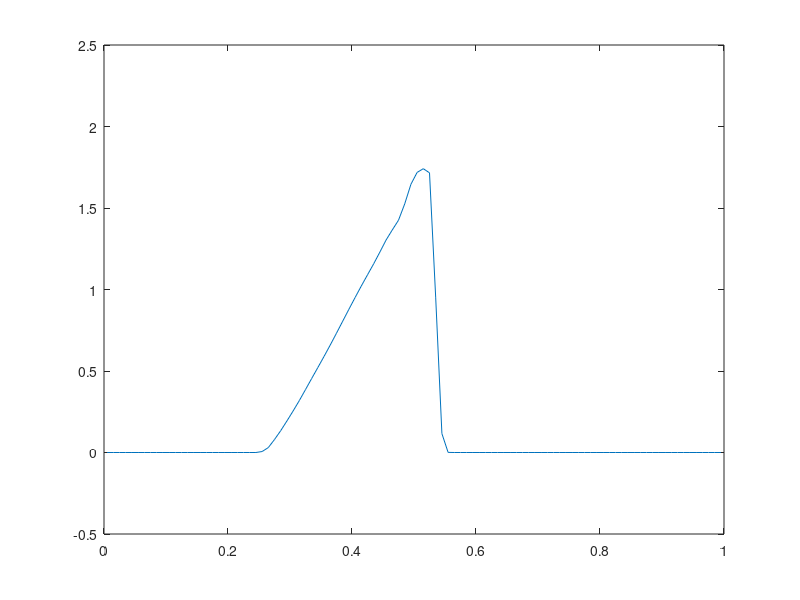

Here is the MATLAB script that generated this plot:
clear all;

% Reseni smisene ulohy pro rovnici u_t + (u^2/2)_x = 0 pomoci MKO

% Delka intervalu a pocet bunek
L = 1;
n = 100;

dx = L / n;
x = linspace(dx/2, L-dx/2, n); 

u(1:n)  = 0;
un(1:n) = 0;

% Pocatecni podminka
for i = 1:n
  if (x(i)>0.25 && x(i)<0.5)
     u(i) = 1-cos(2*pi*(x(i)/0.25-1));
  end
end

plot(x, u); axis([0 1 -0.5 2.5]);
disp("Stiskni enter pro pokracovani"); pause;

dt = 0.1*dx;

t = 0;

for iter = 1:n

    % Okrajova podminka na leve casti intervalu
    f(1) = 0;
    f(2) = 0;
    f(n) = 0;
    f(n+1) = 0;

    % Numericky tok f
    for i = 2:n-1
	a = (u(i-1)+u(i))/2;
	fl = u(i-1)^2/2;
	fr = u(i)^2/2;

	flw = (fr+fl)/2 - a/2*dt/dx*(fr-fl);
	fup = (fr+fl)/2 - abs(a)/2*(u(i)-u(i-1));

	if ( (u(i)-u(i-1))*(u(i+1)-u(i)) <= 0) 
	   phi = 0;
	else
	  rl = (u(i-1)-u(i-2)) / (u(i)-u(i-1));
	  rr = (u(i+1)-u(i)) / (u(i)-u(i-1));
	  if (rr<0)
	     phi = 0;
	  else
	    phi = min(1, 2*min(rl, rr));
	  end
	end
	f(i) = fup + phi*(flw-fup);
    end

    un(1:n) = u(1:n) - dt/dx * (f(2:n+1) - f(1:n));
    t = t + dt;

    u = un;

    if (mod(iter,10)==0)
      plot(x, u); axis([0 1 -0.5 2.5]);
      pause(1);
    end
end

t


